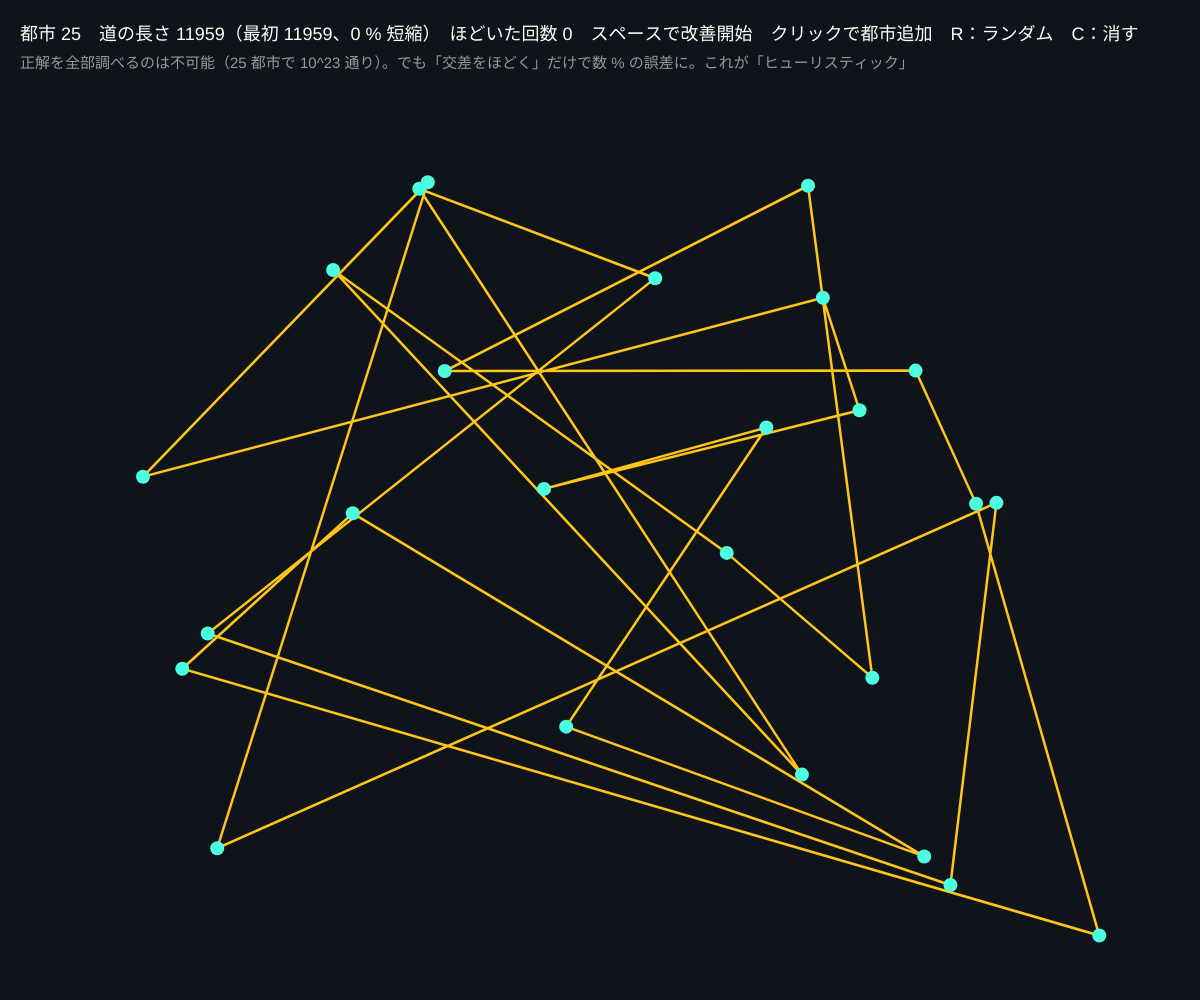
Frame 1 (no input)
Frame 60 (no input): identical to frame 1, image omitted
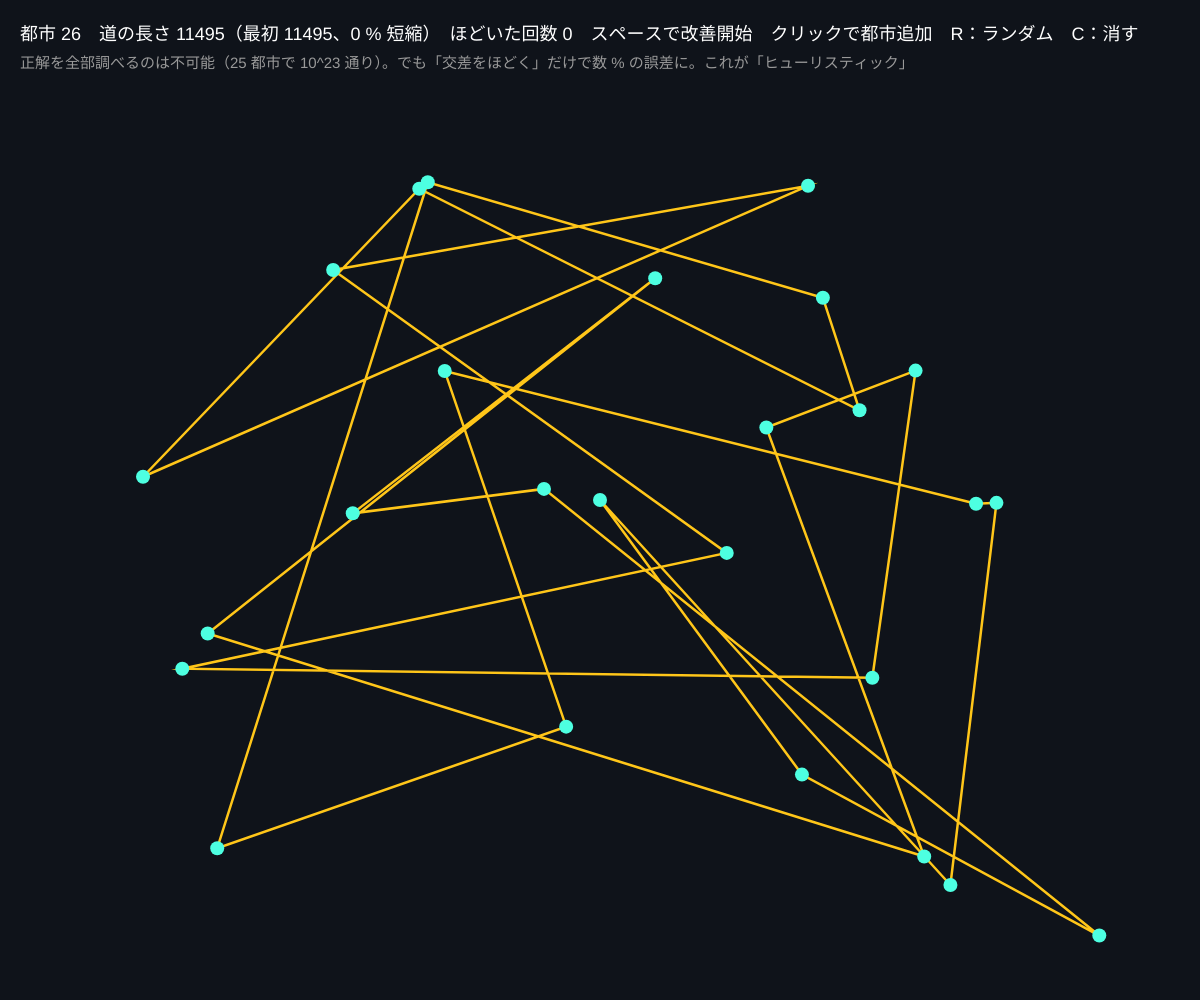
Frame 120 (the mouse pressed at the canvas centre since frame 60)

The p5.js sketch that drew these frames (run headless with seeded random() and noise() and a simulated clock; from frame 60 on, the mouse is pressed at the canvas centre):

// p5.js sketch
// ── sketch.js
// ============================================
// 15 巡回セールスマン問題（おまけ）
// 全部の都市を 1 回ずつ回って戻る、いちばん短い道は？ 都市が 20 個でも道の数は 10^17 通り
// 「交差している 2 本をほどく」（2-opt）をくり返すだけで、かなり良い道が見つかる
// クリックで都市を追加 / スペースで改善開始 / R でランダムな都市 / C で消す
// ============================================

let cities = [];
let tour = [];
let improving = false;
let bestLen = 0, startLen = 0;
let swaps = 0;

function setup() {
  createCanvas(windowWidth, windowHeight);
  colorMode(HSB, 360, 100, 100, 100);
  randomCities();
}

function randomCities() {
  cities = [];
  for (let i = 0; i < 25; i++) cities.push({ x: random(80, width - 80), y: random(130, height - 60) });
  resetTour();
}
function resetTour() {
  tour = cities.map((_, i) => i).sort(() => random() - 0.5);
  startLen = bestLen = tourLength();
  swaps = 0;
  improving = false;
}
function tourLength() {
  let L = 0;
  for (let i = 0; i < tour.length; i++) L += dist(cities[tour[i]].x, cities[tour[i]].y, cities[tour[(i + 1) % tour.length]].x, cities[tour[(i + 1) % tour.length]].y);
  return L;
}

// ★ 2-opt：区間 [i+1 … j] を逆向きにすると短くなるなら、ひっくり返す
function twoOptStep() {
  let n = tour.length;
  if (n < 4) return false; // 都市が少なすぎる
  for (let tries = 0; tries < 200; tries++) {
    let i = floor(random(n - 2)), j = floor(random(i + 2, n)); // i は n − 3 まで（最後から 2 番目だと j が配列の外に出る）
    if (i === 0 && j === n - 1) continue;
    let a = cities[tour[i]], b = cities[tour[i + 1]], c = cities[tour[j]], d = cities[tour[(j + 1) % n]];
    let before = dist(a.x, a.y, b.x, b.y) + dist(c.x, c.y, d.x, d.y);
    let after = dist(a.x, a.y, c.x, c.y) + dist(b.x, b.y, d.x, d.y);
    if (after < before - 0.01) {
      tour = tour.slice(0, i + 1).concat(tour.slice(i + 1, j + 1).reverse(), tour.slice(j + 1));
      bestLen = tourLength();
      swaps++;
      return true;
    }
  }
  return false;
}

function draw() {
  background(220, 40, 10);
  if (improving) {
    let changed = false;
    for (let k = 0; k < 5; k++) if (twoOptStep()) changed = true;
    if (!changed && frameCount % 30 === 0) improving = false; // しばらく改善なし → 終了
  }

  if (tour.length > 1) {
    noFill();
    stroke(45, 90, 100);
    strokeWeight(2.5);
    beginShape();
    for (let i of tour) vertex(cities[i].x, cities[i].y);
    endShape(CLOSE);
  }
  for (let i = 0; i < cities.length; i++) {
    noStroke();
    fill(170, 70, 100);
    circle(cities[i].x, cities[i].y, 14);
  }

  fill(0, 0, 100);
  textSize(18);
  text('都市 ' + cities.length + '　道の長さ ' + round(bestLen) + '（最初 ' + round(startLen) + '、' + nf(100 * (1 - bestLen / max(startLen, 1)), 1, 0) + ' % 短縮）　ほどいた回数 ' + swaps + '　スペースで' + (improving ? '停止' : '改善開始') + '　クリックで都市追加　R：ランダム　C：消す', 20, 40);
  fill(0, 0, 60);
  textSize(15);
  text('正解を全部調べるのは不可能（25 都市で 10^23 通り）。でも「交差をほどく」だけで数 % の誤差に。これが「ヒューリスティック」', 20, 68);
}

function mousePressed() { if (mouseY > 90) { cities.push({ x: mouseX, y: mouseY }); resetTour(); } }
function keyPressed() {
  if (key === ' ') improving = !improving;
  if (key === 'r' || key === 'R') randomCities();
  if (key === 'c' || key === 'C') { cities = []; tour = []; bestLen = startLen = 0; improving = false; }
}

// ---------- やってみよう ----------
// 1. 改善が止まったら、もう一度 R → スペース。毎回ちがう道になる？ 長さは？（局所最適）
// 2. 都市を円形に並べて置く。正解（円周）にたどり着ける？
// 3. 「いちばん近い都市へ行く」（最近傍法）で初期の道を作ると、どれだけ良くなる？
